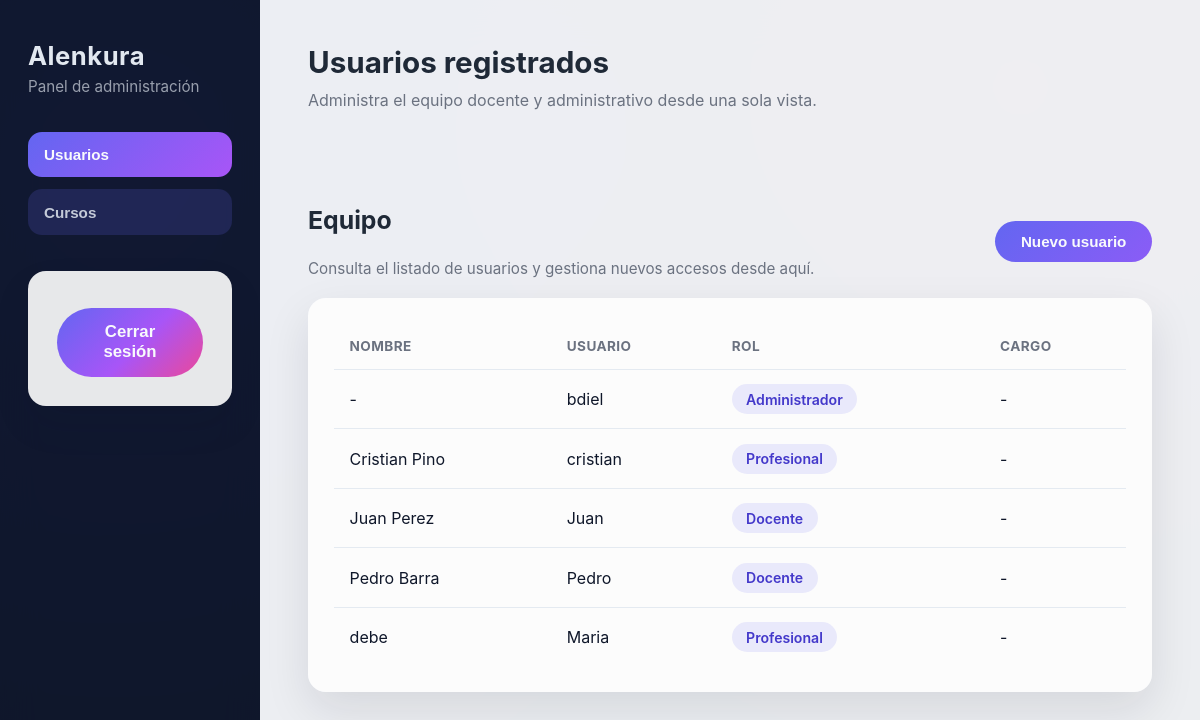
Page /administracion/ (signed in) on the earlier database version.
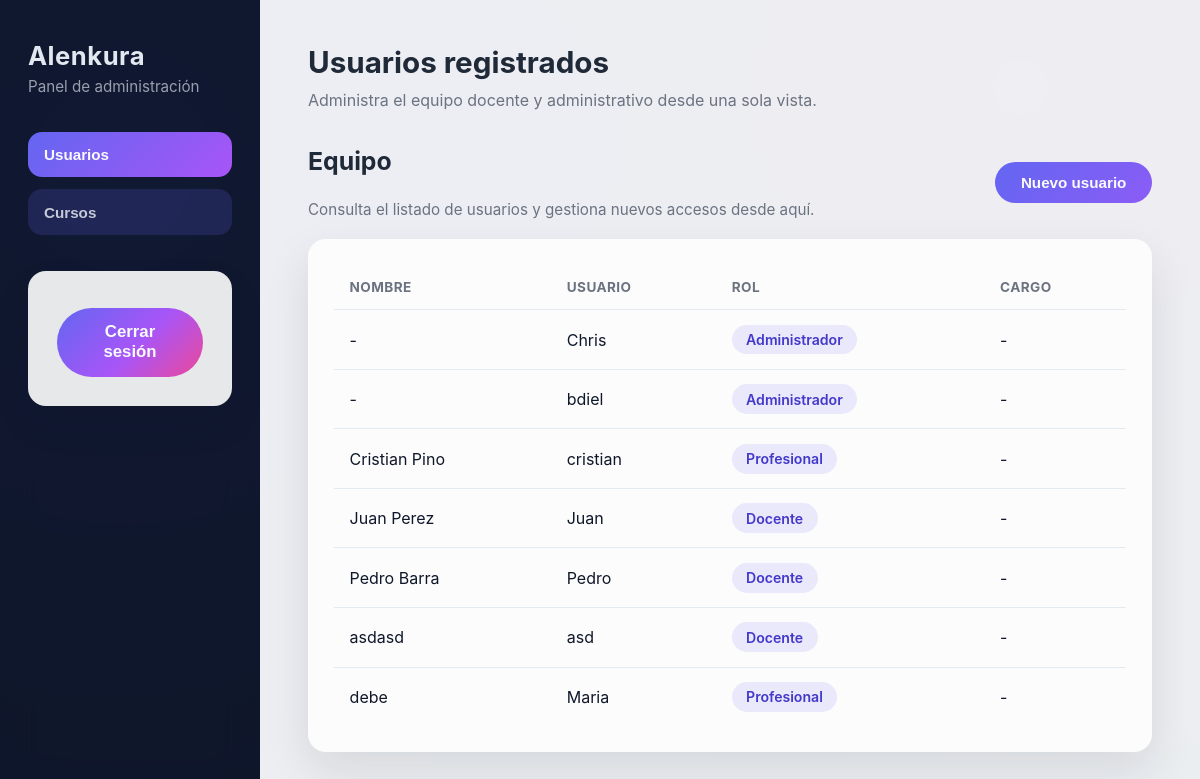
Same page on the later database version.
### accounts/models.py (models this page shows, shortened)
class User(AbstractUser):
    class Roles(models.TextChoices):
        ADMIN = 'ADMIN', 'Administrador'
        DIRECTOR = 'DIRECTOR', 'Director'
        COORDINATOR = 'COORDINADOR', 'Coordinador'
        TEACHER = 'TEACHER', 'Docente'
        PROFESSIONAL = 'PROFESSIONAL', 'Profesional'
    role = models.CharField(max_length=20, choices=Roles.choices, default=Roles.TEACHER)
    profesion = models.CharField(max_length=150, blank=True)
    phone = models.IntegerField(max_length=20, blank=True)
    address = models.CharField(max_length=255, blank=True)
    birth_date = models.DateField(null=True, blank=True)
    def __str__(self) -> str:
        full_name = self.get_full_name().strip()
        return full_name if full_name else self.username

### accounts/views.py (the view, shortened to what this page needs)
# urls.py: path('administracion/', views.admin_dashboard, name='admin_dashboard'),
@login_required
def admin_dashboard(request):
    if request.user.role != User.Roles.ADMIN:
        return redirect('teacher_dashboard')
    active_panel = 'users'
    course_view = 'list'
    user_form = UserCreateForm()
    course_form = CourseForm()
    if course_form.errors:
        active_panel = 'courses'
        course_view = 'form'
    users = User.objects.order_by('first_name', 'username')
    courses = Course.objects.prefetch_related('teachers').all()
    return render(
        request,
        'accounts/admin_dashboard.html',
        {
            'user_form': user_form,
            'course_form': course_form,
            'users': users,
            'courses': courses,
            'active_panel': active_panel,
            'course_view': course_view,
            'show_user_modal': bool(user_form.errors),
        },
    )

### core/models.py (called while the page is built)
    def __str__(self) -> str:
        return self.name

### templates/accounts/admin_dashboard.html (shortened to what this page needs)
<!DOCTYPE html>
<html lang="es">
<head>
</head>
<body class="show-{{ active_panel|default:'users' }}{% if show_user_modal %} modal-open{% endif %}">
    <div class="layout">
        <aside class="sidebar">
            <div class="brand">
                <span>Alenkura</span>
                <small>Panel de administración</small>
            </div>
            <nav>
                <button type="button" class="nav-btn" data-target="users">Usuarios</button>
                <button type="button" class="nav-btn" data-target="courses">Cursos</button>
            </nav>
            <form action="{% url 'logout' %}" method="post" style="margin:0;">
                <button class="logout" type="submit">Cerrar sesión</button>
            </form>
        </aside>
        <main class="content">
            <header class="heading">
                <h1>Usuarios registrados</h1>
                <p>Administra el equipo docente y administrativo desde una sola vista.</p>
            </header>
            <section id="panel-users" class="panel">
                <div class="panel-header">
                    <div>
                        <h2>Equipo</h2>
                        <p class="panel-subtitle">Consulta el listado de usuarios y gestiona nuevos accesos desde aquí.</p>
                    </div>
                    <button type="button" class="primary-btn" id="open-user-modal">Nuevo usuario</button>
                </div>
                <div class="table-wrapper">
                    <table>
                        <thead>
                            <tr>
                                <th>Nombre</th>
                                <th>Usuario</th>
                                <th>Rol</th>
                                <th>Cargo</th>
                            </tr>
                        </thead>
                        <tbody>
                            {% for item in users %}
                                <tr>
                                    <td>{{ item.first_name|default:"-" }}</td>
                                    <td>{{ item.username }}</td>
                                    <td><span class="badge">{{ item.get_role_display }}</span></td>
                                    <td>{{ item.cargo|default:"-" }}</td>
                                </tr>
                            {% empty %}
                                <tr>
                                    <td colspan="4" style="text-align:center;color:#6b7280;">Aún no hay usuarios registrados.</td>
                                </tr>
                            {% endfor %}
                        </tbody>
                    </table>
                </div>
            </section>
        </main>
    </div>
</body>
</html>

### templates/accounts/admin_dashboard.html (style rules this page uses)
:root { color-scheme: light; }
* { box-sizing: border-box; }
body { margin: 0; font-family: "Inter", system-ui, -apple-system, BlinkMacSystemFont, "Segoe UI", sans-serif; background: linear-gradient(135deg, #0f172a, #111827); min-height: 100vh; display: flex; color: #0f172a; }
body::before { content: ""; position: fixed; inset: 0; background: radial-gradient(circle at 10% 20%, rgba(79, 70, 229, 0.32), transparent 60%), radial-gradient(circle at 85% 10%, rgba(236, 72, 153, 0.28), transparent 55%); pointer-events: none; }
.layout { position: relative; z-index: 1; flex: 1; display: grid; grid-template-columns: 260px 1fr; min-height: 100vh; }
.sidebar { background: rgba(15, 23, 42, 0.85); backdrop-filter: blur(18px); padding: 2.5rem 1.75rem; display: flex; flex-direction: column; gap: 2.25rem; color: #e2e8f0; }
.brand { display: grid; gap: 0.35rem; }
.brand span { font-size: 1.6rem; font-weight: 700; letter-spacing: 0.02em; }
.brand small { font-size: 0.95rem; color: rgba(226, 232, 240, 0.65); }
nav { display: grid; gap: 0.75rem; }
.nav-btn { border: none; border-radius: 14px; padding: 0.9rem 1rem; font-size: 0.95rem; font-weight: 600; color: rgba(226, 232, 240, 0.85); background: rgba(99, 102, 241, 0.18); text-align: left; cursor: pointer; transition: transform 0.12s ease, background 0.12s ease, color 0.12s ease; }
.nav-btn.active { background: linear-gradient(135deg, #6366f1, #a855f7); color: #f8fafc; }
.logout { display: block; width: 100%; margin-top: auto; border-radius: 12px; padding: 0.75rem 1rem; text-decoration: none; text-align: center; font-weight: 600; color: rgba(226, 232, 240, 0.8); background: rgba(30, 41, 59, 0.75); transition: background 0.12s ease, color 0.12s ease, transform 0.12s ease; }
.content { position: relative; padding: 2.75rem clamp(2rem, 4vw, 4rem); background: rgba(248, 250, 252, 0.95); backdrop-filter: blur(22px); display: grid; gap: 2rem; }
.heading h1 { margin: 0; font-size: clamp(1.85rem, 2.4vw, 2.4rem); color: #1f2937; }
.heading p { margin: 0.6rem 0 0; color: #6b7280; }
.panel { display: none; animation: fade-in 0.35s ease; }
body.show-users #panel-users, body.show-courses #panel-courses { display: block; }
.panel-header { display: flex; align-items: center; justify-content: space-between; gap: 1rem; flex-wrap: wrap; margin-bottom: 1.25rem; }
.panel-header h2 { margin: 0; font-size: 1.6rem; color: #1f2937; }
.panel-subtitle { margin: 0.35rem 0 0; color: #6b7280; font-size: 0.95rem; }
.primary-btn { border: none; border-radius: 999px; padding: 0.75rem 1.6rem; font-size: 0.95rem; font-weight: 600; color: #f8fafc; background: linear-gradient(135deg, #6366f1, #8b5cf6); cursor: pointer; transition: transform 0.12s ease, box-shadow 0.12s ease; }
.panel h2 { margin: 0 0 1.5rem; font-size: 1.55rem; color: #1f2937; }
.table-wrapper { background: rgba(255, 255, 255, 0.85); border-radius: 18px; padding: 1.6rem; box-shadow: 0 18px 45px rgba(15, 23, 42, 0.1); overflow: auto; }
table { width: 100%; border-collapse: collapse; min-width: 560px; }
th, td { padding: 0.9rem 1rem; text-align: left; }
th { font-size: 0.85rem; text-transform: uppercase; letter-spacing: 0.03em; color: #6b7280; }
tbody tr { border-top: 1px solid rgba(226, 232, 240, 0.9); transition: background 0.2s ease; }
.badge { display: inline-flex; align-items: center; padding: 0.4rem 0.9rem; border-radius: 999px; font-weight: 600; font-size: 0.88rem; color: #4338ca; background: rgba(99, 102, 241, 0.12); }
form { background: rgba(255, 255, 255, 0.9); border-radius: 18px; padding: 1.8rem; box-shadow: 0 18px 38px rgba(15, 23, 42, 0.08); display: grid; gap: 1.2rem; }
button[type="submit"] { margin-top: 0.5rem; align-self: start; padding: 0.9rem 1.4rem; border-radius: 999px; border: none; font-size: 1.05rem; font-weight: 600; color: #f8fafc; background: linear-gradient(135deg, #6366f1, #a855f7 55%, #ec4899); cursor: pointer; transition: transform 0.12s ease, box-shadow 0.12s ease; }

Differences in the rows shown:
added User: first_name "-", username "Chris", role "Administrador", cargo "-"
added User: first_name "asdasd", username "asd", role "Docente", cargo "-"
